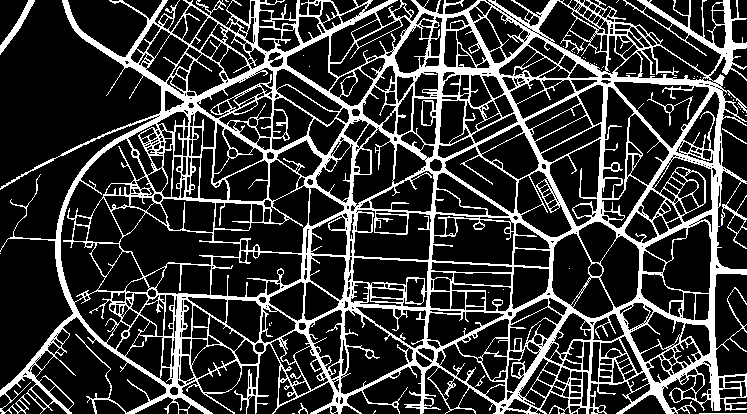
#> input picture processed_img.png, 747 x 414 px
$ python 'Dijkstra'"'"'s algorithm (user interactive).py'
#> lines starting #> are read from the running program, lines starting #| are printed output that depends on the picture
import cv2
import numpy as np
import keyboard

# Defining colors
BLACK = [0, 0, 0]
WHITE = [255, 255, 255]
RED = [0, 0, 255]
GREEN = [0, 255, 0]
CYAN = [255, 255, 0]
BLUE = [255, 0, 0]
YELLOW = [0, 255, 255]

map = cv2.imread("processed_img.png")
#> map is the input picture: shape (414, 747, 3); mean B, G, R 56.1, 56.1, 56.1

global ret
ret = []

#default start and end points
start = (156, 435)
# [4 lines of commented-out code are left out]
end=(118,463)
#end=(114,273)
# end=(170,430)


# for getting start and end according to user's choice
# [99 lines left out: function start_end_track, not called in this run]


def calcDist(point, current):
    return ((point[0] - current[0]) ** 2 + (point[1] - current[1]) ** 2) ** (1 / 2)


def inImg(img, point):  # Checks if point lies inside img
    return ((point[0] >= 0 and point[0] < img.shape[0]) and (point[1] >= 0 and point[1] < img.shape[1]))


# [96 lines left out: functions display_Path, A_star, not called in this run]

display = np.full((70, 800, 3), 255, dtype=np.uint8)

while True:
    cv2.putText(display, "Do you wish to set Start and End Point yourself (y/n)?", [50, 40], cv2.FONT_HERSHEY_SIMPLEX,
                0.8, RED, 1,
                cv2.LINE_AA)
    cv2.imshow('display', display)
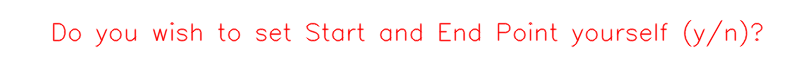
#> window 'display': shape (70, 800, 3); mean B, G, R 246.7, 246.7, 255
    cv2.waitKey(1)
    if keyboard.is_pressed("n"):
        cv2.destroyAllWindows()
        A_star(map, start, end)
        break
    elif keyboard.is_pressed("y"):
        start_end_track(map)
        cv2.destroyAllWindows()

        start = (ret[0][0], ret[0][1])
        end = (ret[1][0], ret[1][1])

        if (map[start] == BLACK).all() or (map[end] == BLACK).all():
            cv2.destroyAllWindows()
            display = np.full((50, 600, 3), 255, dtype=np.uint8)
            cv2.putText(display, "Start and/or end are not set on path(white). Run again!!!", [25, 30],
                        cv2.FONT_HERSHEY_SIMPLEX,
                        0.6, RED, 1,
                        cv2.LINE_AA)
            cv2.imshow('display', display)
            cv2.waitKey(0)
            break

        else:
            A_star(map, start, end)
        break
